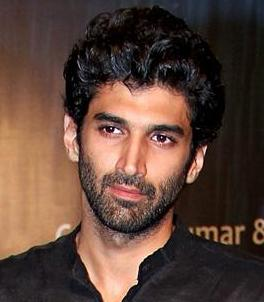
#> input picture training/adityaroy/adityaroy_1.jpg, 264 x 302 px; its folder holds only this picture in this run
$ jupyter execute --allow-errors Eigenfaces.ipynb
#> lines starting #> are read from the running program, lines starting #| are printed output that depends on the picture
[cell 1]
from glob import glob
import os
import numpy as np
import cv2
from time import time
import matplotlib.pyplot as plt

from sklearn.model_selection import train_test_split
from sklearn.model_selection import GridSearchCV
from sklearn.metrics import classification_report, confusion_matrix
from sklearn.decomposition import PCA
from sklearn.svm import SVC
from sklearn.preprocessing import LabelEncoder
from sklearn.metrics import accuracy_score, precision_score, recall_score, f1_score

[cell 2]
# Specify the path to your dataset
dataset_path = "./training"

# Read images and labels from the dataset
images = []
labels = []

# Define the desired dimensions for your images
desired_width = 100
desired_height = 100
print(images)
print(labels)

[cell 3]
for person_id, person_folder in enumerate(sorted(glob(os.path.join(dataset_path, "*")))):
    person_name = os.path.basename(person_folder)
    for image_path in glob(os.path.join(person_folder, "*.jpg")):
        # Read the image using OpenCV
        image = cv2.imread(image_path, cv2.IMREAD_GRAYSCALE)
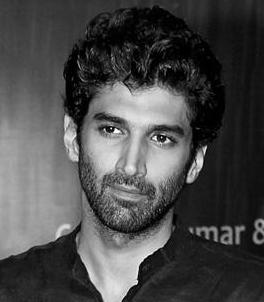
#> image: shape (302, 264); min 0, max 255, mean 73.8
        # Resize the image to the desired dimensions
        image = cv2.resize(image, (desired_width, desired_height))
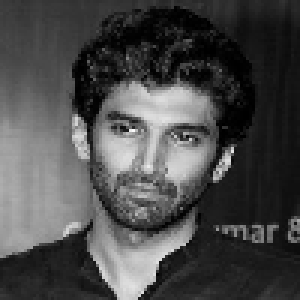
#> image: shape (100, 100) (shown 3 times larger); min 0, max 250, mean 73.7
        # Flatten the image and add it to the list
        images.append(image.flatten())
        # Extract the person's name from the filename and add it to the labels
        person_name_in_filename = os.path.splitext(os.path.basename(image_path))[0].split("_")[0]
        labels.append(person_name_in_filename)
#> pass 2 of the loop `for person_id, person_folder in enumerate(sorted(glob(os.path.join(dat..`:
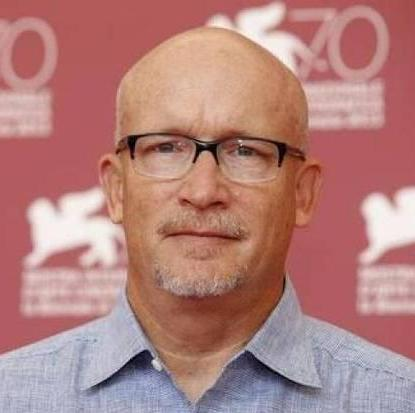
#> input picture training/bald/bald_10.jpg, 415 x 413 px
#> `image = cv2.imread(image_path, cv2.IMREAD_GRAYSCALE)`:
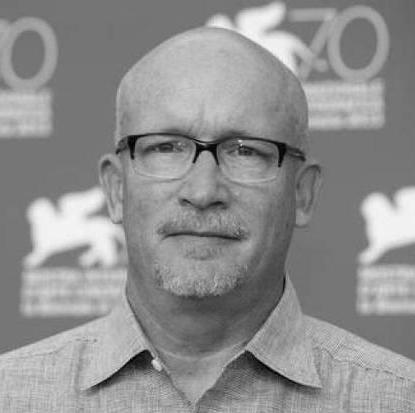
#> image: shape (413, 415); min 0, max 247, mean 143.7
#> `image = cv2.resize(image, (desired_width, desired_height))`:
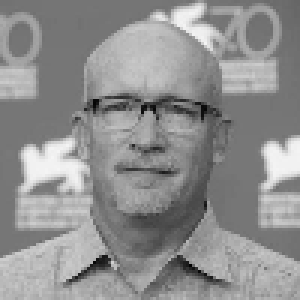
#> image: shape (100, 100) (shown 3 times larger); min 3, max 245, mean 143.6
